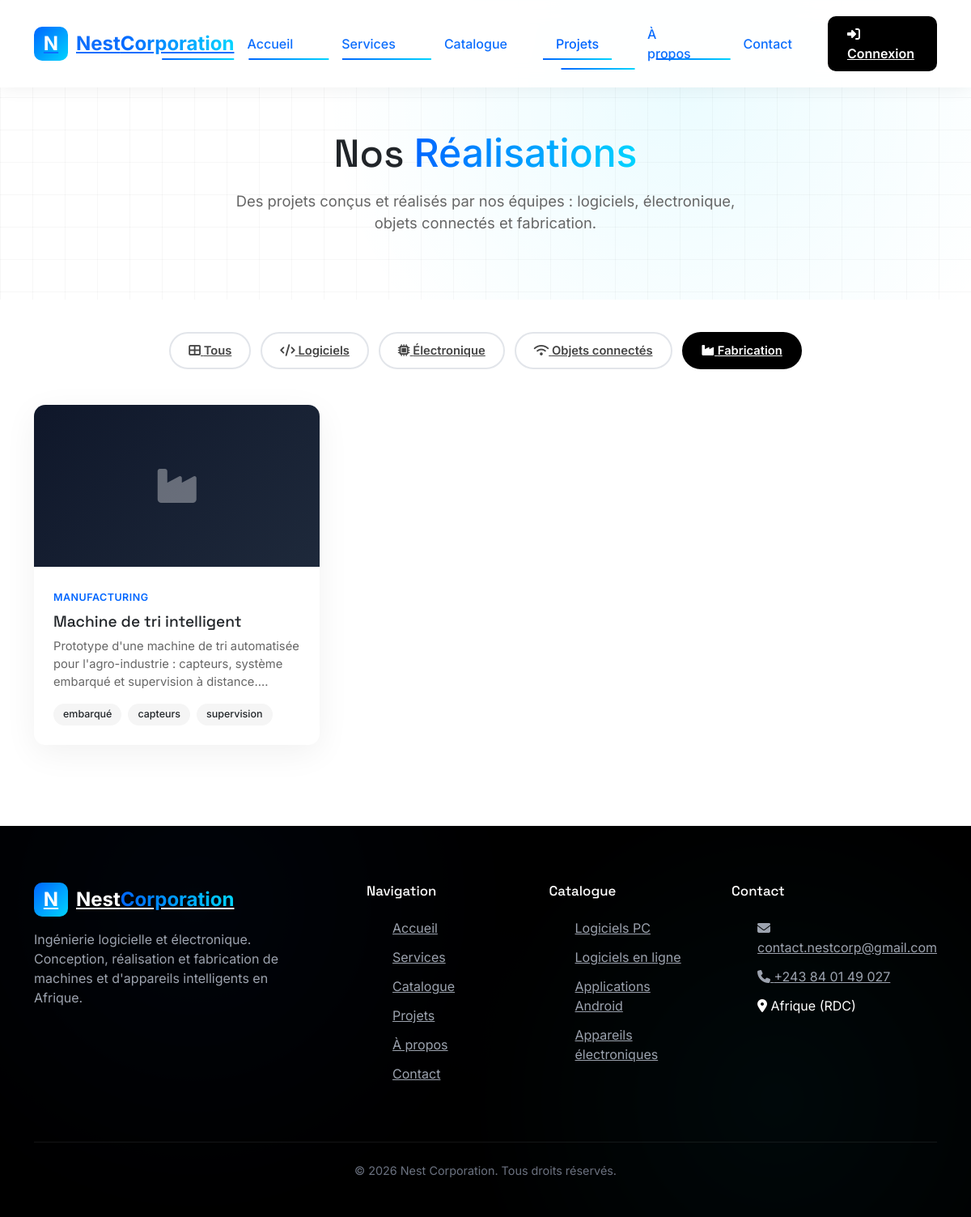
Page /index.php?page=projects&category=manufacturing on the committed database.
### tables this page shows
CREATE TABLE `projects` (
    `id` INT AUTO_INCREMENT PRIMARY KEY,
    `title` VARCHAR(200) NOT NULL,
    `slug` VARCHAR(200) NOT NULL UNIQUE,
    `description` TEXT NOT NULL,
    `category` ENUM('software','electronics','iot','manufacturing') NOT NULL DEFAULT 'software',
    `client` VARCHAR(150) DEFAULT NULL,
    `year` VARCHAR(10) DEFAULT NULL,
    `image_path` VARCHAR(255) DEFAULT NULL,
    `link` VARCHAR(255) DEFAULT NULL,
    `tags` VARCHAR(255) DEFAULT NULL,
    `is_featured` TINYINT(1) DEFAULT 0,
    `is_active` TINYINT(1) DEFAULT 1,
    `created_at` TIMESTAMP DEFAULT CURRENT_TIMESTAMP,
    `updated_at` TIMESTAMP DEFAULT CURRENT_TIMESTAMP ON UPDATE CURRENT_TIMESTAMP,

     
    INDEX `idx_category` (`category`),
    INDEX `idx_featured` (`is_featured`)
);

### app/core/helpers.php (called while the page is built, shortened)
<?php
function url($page = 'home', $params = []) {
    $queryString = http_build_query(array_merge(['page' => $page], $params));
    return "/nest/index.php?" . $queryString;
}
function e($value) {
    return htmlspecialchars((string)$value, ENT_QUOTES, 'UTF-8');
}

### app/models/Project.php (called while the page is built, shortened)
<?php
class Project {
    public static function all($filters = [], $limit = null, $offset = 0) {
        $db = Database::getConnection();
        $sql = "SELECT * FROM projects WHERE 1=1";
        $params = [];
        if (!empty($filters['is_active'])) {
            $sql .= " AND is_active = 1";
        }
        if (!empty($filters['category'])) {
            $sql .= " AND category = ?";
            $params[] = $filters['category'];
        }
        $sql .= " ORDER BY is_featured DESC, created_at DESC";
        $stmt = $db->prepare($sql);
        $stmt->execute($params);
        return $stmt->fetchAll();
    }
}

### app/views/pages/projects.php (the view, shortened to what this page needs)
<?php
$projectCategories = [
    '' => ['label' => 'Tous', 'icon' => 'fa-th-large'],
    'software' => ['label' => 'Logiciels', 'icon' => 'fa-code'],
    'electronics' => ['label' => 'Électronique', 'icon' => 'fa-microchip'],
    'iot' => ['label' => 'Objets connectés', 'icon' => 'fa-wifi'],
    'manufacturing' => ['label' => 'Fabrication', 'icon' => 'fa-industry'],
];
include __DIR__ . '/../partials/header.php';
?>
<section class="page-hero">
    <div class="container">
        <h1>Nos <span class="gradient-text">Réalisations</span></h1>
        <p>Des projets conçus et réalisés par nos équipes : logiciels, électronique, objets connectés et fabrication.</p>
    </div>
</section>
<section class="section" style="padding-top:40px;">
    <div class="container">
        <div class="filter-row" style="justify-content:center; margin-bottom:44px;">
            <?php foreach ($projectCategories as $key => $cat): ?>
                <a href="<?php echo url('projects', $key ? ['category' => $key] : []); ?>"
                   class="filter-btn <?php echo ($activeCategory === $key) ? 'active' : ''; ?>">
                    <i class="fas <?php echo $cat['icon']; ?>"></i> <?php echo $cat['label']; ?>
                </a>
            <?php endforeach; ?>
        </div>
        <?php if (empty($projects)): ?>
            <div style="text-align:center; padding:60px 0;">
                <i class="fas fa-folder-open" style="font-size:3rem; color:#ccc;"></i>
                <h3 style="margin-top:20px;">Aucune réalisation pour l'instant</h3>
                <p style="color:#888;">Revenez bientôt pour découvrir nos nouveaux projets.</p>
            </div>
        <?php else: ?>
            <div class="projects-grid">
                <?php foreach ($projects as $project): ?>
                <div class="project-card animate-on-scroll">
                    <div class="project-image">
                        <?php if (!empty($project['image_path'])): ?>
                            <img src="<?php echo UPLOADS_URL . e($project['image_path']); ?>" alt="<?php echo e($project['title']); ?>">
                        <?php else: ?>
                            <i class="fas fa-<?php echo $project['category'] === 'software' ? 'code' : ($project['category'] === 'electronics' ? 'microchip' : ($project['category'] === 'iot' ? 'wifi' : 'industry')); ?>"></i>
                        <?php endif; ?>
                    </div>
                    <div class="project-body">
                        <span class="project-category"><?php echo e(ucfirst($project['category'])); ?></span>
                        <h3><?php echo e($project['title']); ?></h3>
                        <p><?php echo e(mb_substr($project['description'], 0, 120)); ?><?php echo mb_strlen($project['description']) > 120 ? '…' : ''; ?></p>
                        <?php if (!empty($project['tags'])): ?>
                        <div class="project-tags">
                            <?php foreach (array_filter(array_map('trim', explode(',', $project['tags']))) as $tag): ?>
                                <span><?php echo e($tag); ?></span>
                            <?php endforeach; ?>
                        </div>
                        <?php endif; ?>
                    </div>
                </div>
                <?php endforeach; ?>
            </div>
        <?php endif; ?>
    </div>
</section>
<?php include __DIR__ . '/../partials/footer.php'; ?>

### public/css/theme.css (style rules this page uses)
:root { --primary-blue: #0066FF; --primary-turquoise: #00D4FF; --dark-blue: #0052CC; --light-turquoise: #80EAFF; --black: #000000; --dark-gray: #1A1A1A; --light-gray: #F5F5F5; --white: #ffffff; --success: #00d664; --danger: #ff4757; --warning: #ff9500; --radius: 14px; --shadow: 0 10px 40px rgba(0, 0, 0, 0.06); }
* { font-family: 'Inter', sans-serif; box-sizing: border-box; margin: 0; padding: 0; }
body { font-family: 'Inter', sans-serif; color: #1a1a1a; background: #ffffff; line-height: 1.6; overflow-x: hidden; }
h1, h2, h3, h4, h5, .font-display { font-family: 'Space Grotesk', sans-serif; }
a { text-decoration: none; color: inherit; }
.container { width: 100%; max-width: 1200px; margin: 0 auto; padding: 0 24px; }
.gradient-text { background: linear-gradient(90deg, var(--primary-blue), var(--primary-turquoise)); -webkit-background-clip: text; background-clip: text; color: transparent; }
.animate-on-scroll { opacity: 0; transform: translateY(30px); transition: all 0.8s ease-out; }
.animate-on-scroll.visible { opacity: 1; transform: translateY(0); }
.section { padding: 100px 0; }
.projects-grid { display: grid; grid-template-columns: repeat(3, 1fr); gap: 28px; }
.project-card { background: #fff; border-radius: var(--radius); overflow: hidden; box-shadow: var(--shadow); transition: all 0.5s cubic-bezier(0.4, 0, 0.2, 1); }
.project-image { height: 200px; background: linear-gradient(135deg, #0f172a, #1e293b); display: flex; align-items: center; justify-content: center; color: rgba(255, 255, 255, 0.35); font-size: 3rem; position: relative; overflow: hidden; }
.project-body { padding: 24px; }
.project-body .project-category { font-size: 0.78rem; font-weight: 600; text-transform: uppercase; letter-spacing: 0.5px; color: var(--primary-blue); }
.project-body h3 { font-size: 1.2rem; margin: 8px 0; }
.project-body p { color: #666; font-size: 0.92rem; }
.project-tags { display: flex; flex-wrap: wrap; gap: 8px; margin-top: 14px; }
.project-tags span { background: #f5f5f5; padding: 4px 12px; border-radius: 999px; font-size: 0.78rem; font-weight: 500; }
.filter-row { display: flex; gap: 12px; flex-wrap: wrap; justify-content: center; }
.filter-btn { padding: 10px 22px; border-radius: 999px; border: 2px solid #e2e5ea; background: #fff; font-weight: 600; font-size: 0.92rem; cursor: pointer; transition: all 0.3s; color: #444; }
.filter-btn.active { background: var(--black); color: #fff; border-color: var(--black); }
.page-hero { padding: 160px 0 80px; text-align: center; background-image: linear-gradient(to right, rgba(0, 0, 0, 0.03) 1px, transparent 1px), linear-gradient(to bottom, rgba(0, 0, 0, 0.03) 1px, transparent 1px); background-size: 40px 40px; position: relative; overflow: hidden; }
.page-hero::after { content: ''; position: absolute; inset: 0; background: radial-gradient(circle at 70% 30%, rgba(0, 212, 255, 0.08) 0%, transparent 50%); }
.page-hero .container { position: relative; z-index: 2; }
.page-hero h1 { font-size: 3rem; margin-bottom: 16px; }
.page-hero p { color: #666; font-size: 1.15rem; max-width: 640px; margin: 0 auto; }

### rows in the picture
projects: category "MANUFACTURING", title "Machine de tri intelligent", description "Prototype d'une machine de tri automatisée pour l'agro-industrie : capteurs, système embarqué et supervision à distance.", tags "embarqué", tags "capteurs", tags "supervision"

### other values in the picture
$cat['label'] "Tous"
$cat['label'] "Logiciels"
$cat['label'] "Électronique"
$cat['label'] "Objets connectés"
$cat['label'] "Fabrication"
APP_EMAIL "contact.nestcorp@gmail.com"
APP_PHONE "+243 84 01 49 027"
APP_LOCATION "Afrique (RDC)"
APP_NAME "Nest"
